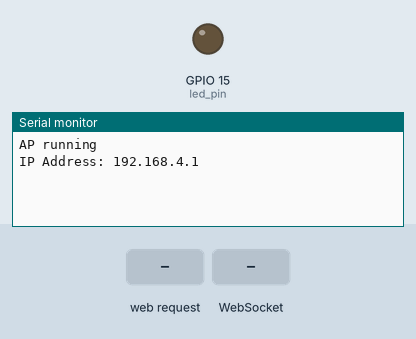
A sketch run on a simulated ESP32. On the bench: output pins drawn as LEDs (lit = HIGH), the last lines printed to the serial monitor. The test bench sets the inputs (shaded band). Storage starts empty.

Above: at 1.2 s.
1.3 s: HTTP request GET / received
At 2.4 s:
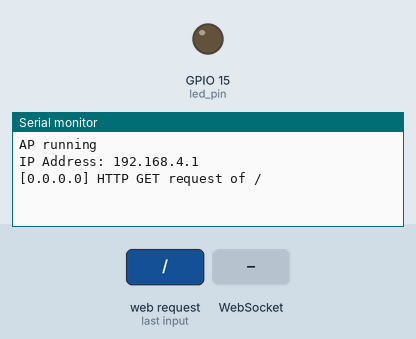
2.8 s: WebSocket text "1" received
At 4.0 s:
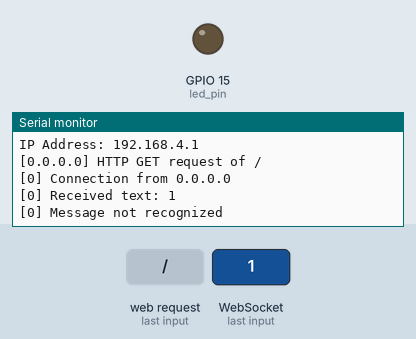
4.3 s: HTTP request GET /style.css received
At 4.7 s:
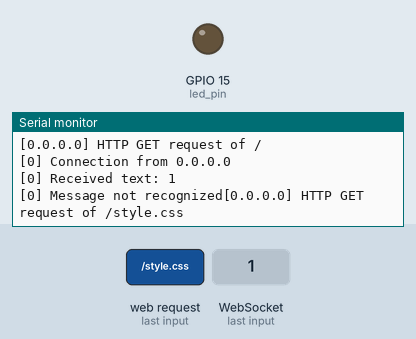

Measured:
- after the input at 1.3 s, the serial monitor: prints a new line at once (image 1)
- after the input at 2.8 s, the serial monitor: prints a new line at once (image 2)
- after the input at 4.3 s, the serial monitor: prints a new line at once (image 3)

The sketch:

ESP32_WebSockets.ino
```cpp
#include <WiFi.h>
#include <SPIFFS.h>
#include <ESPAsyncWebServer.h>
#include <WebSocketsServer.h>

//Constants
const char* ssid = "ESP32-AP";
const char* password = "12345";
const char* msg_toggle_led = "toggleLED";
const char* msg_get_led = "getLEDState";
const int dns_port = 53;
const int http_port = 80;
const int ws_port = 1337;
const int led_pin = 15;

//Globals
AsyncWebServer server(http_port);
WebSocketsServer webSocket = WebSocketsServer(ws_port);
char msg_buf[10];
int led_state = 0;

//Callback: receiving any WebSocket message
void onWebSocketEvent(uint8_t client_num,
                      WStype_t type,
                      uint8_t* payload,
                      size_t length)
{
  switch(type)
  {
    //Client disconnected
    case WStype_DISCONNECTED:
      Serial.printf("[%u] Disconnected!\n", client_num);
    break;

    //New Client connected
    case WStype_CONNECTED:
    {
      IPAddress ip = webSocket.remoteIP(client_num);
      Serial.printf("[%u] Connection from ", client_num);
      Serial.println(ip.toString());
    }
    break;

    //Handle text from client
    case WStype_TEXT:
      //Print out raw message
      Serial.printf("[%u] Received text: %s\n", client_num, payload);
      if(strcmp((char*)payload, "toggleLED") == 0)
      {
        led_state = led_state ? 0 : 1;
        Serial.printf("Toggling LED to %u\n", led_state);
        digitalWrite(led_pin,led_state);
      }
      //Report the state of the LED
      else if(strcmp((char*)payload, "getLEDState") == 0)
      {
        sprintf(msg_buf, "%d", led_state);
        Serial.printf("Sending to [%u]: %s\n", client_num, msg_buf);
        webSocket.sendTXT(client_num, msg_buf);
      }
      //Message not recognized
      else
      {
        Serial.printf("[%u] Message not recognized", client_num);
      }
    break;
    //For everything else: Do nothing
    case WStype_BIN:
    case WStype_ERROR:
    case WStype_FRAGMENT_TEXT_START:
    case WStype_FRAGMENT_BIN_START:
    case WStype_FRAGMENT:
    case WStype_FRAGMENT_FIN:
    default:
    break;
  }
}

//Callback: send homepage
void onIndexRequest(AsyncWebServerRequest* request)
{
  IPAddress remote_ip = request->client()->remoteIP();
  Serial.println("[" + remote_ip.toString() +
                 "] HTTP GET request of " + request->url());
  request->send(SPIFFS, "/index.html", "text/html");
}

//Callback: send style sheet
void onCSSRequest(AsyncWebServerRequest* request)
{
  IPAddress remote_ip = request->client()->remoteIP();
  Serial.println("[" + remote_ip.toString() +
                 "] HTTP GET request of " + request->url());
  request->send(SPIFFS, "/style.css", "text/css");
}

//Callback: send style sheet
void onPageNotFound(AsyncWebServerRequest* request)
{
  IPAddress remote_ip = request->client()->remoteIP();
  Serial.println("[" + remote_ip.toString() +
                 "] HTTP GET request of " + request->url());
  request->send(404, "text/plain", "Not found");
}

void setup() {
  // put your setup code here, to run once:
  pinMode(led_pin, OUTPUT);
  digitalWrite(led_pin, LOW);

  Serial.begin(115200);

  if(!(SPIFFS.begin()))
  {
    Serial.println("Error mounting SPIFFS");
    while(1);
  }

  //Start access point
  WiFi.softAP(ssid,password);
  //Print IP address
  Serial.println();
  Serial.println("AP running");
  Serial.print("IP Address: ");
  Serial.println(WiFi.softAPIP());

  //on HTTP request for root, provide index.html file
  server.on("/", HTTP_GET, onIndexRequest);

  //on HTTP request for style sheet, provide style.css
  server.on("/style.css", HTTP_GET, onCSSRequest);

  //Handle requests for pages that do not exist
  server.onNotFound(onPageNotFound);

  //start web server
  server.begin();

  //start Websocket server and assign callback
  webSocket.begin();
  webSocket.onEvent(onWebSocketEvent);
}

void loop() {
  // put your main code here, to run repeatedly:
  webSocket.loop();
}
```
